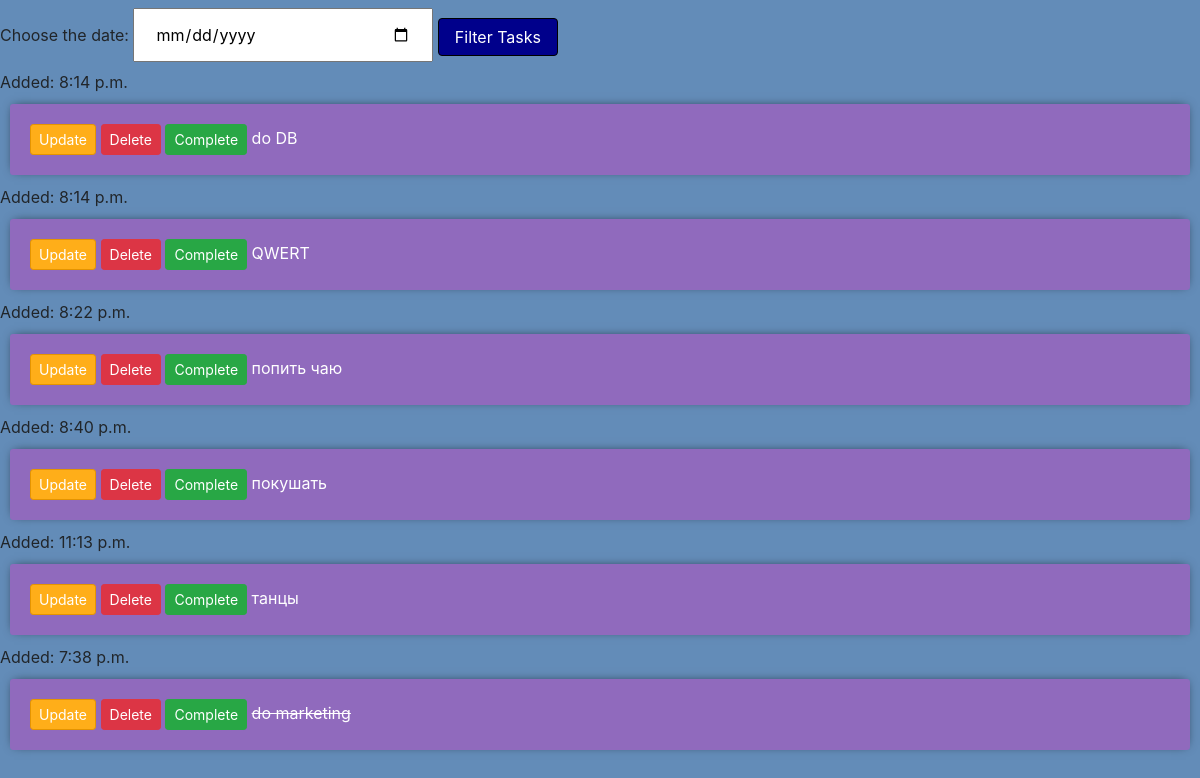
The app's page /day/ (signed in) with its own data.
### tasks/models.py (models this page shows)
class Task(models.Model):
    user = models.ForeignKey(User, on_delete=models.CASCADE, null=True, blank=True)
    title = models.CharField(max_length=150)
    complete = models.BooleanField(default=False)
    created = models.TimeField(auto_now_add=True)
    date = models.DateField(default=timezone.localdate)
    def __str__(self):
        return self.title
    class Meta:
        ordering = ['complete']

### tasks/views.py (the view)
# urls.py: path('day/', views.current_day_tasks, name='list_by_day'),
@login_required(login_url='sign_in')
def current_day_tasks(request):
    date_from_request = request.GET.get('date')
    if date_from_request:
        date = timezone.datetime.strptime(date_from_request, "%Y-%m-%d").date()
        tasks = Task.objects.filter(date=date)
    else:
        tasks = Task.objects.all()
    context = {'tasks': tasks}
    return render(request, 'tasks/list_by_day.html', context)

### tasks/templates/tasks/list_by_day.html (shortened to what this page needs)
<!DOCTYPE html>
<html lang="en">
{% load static %}
<head>
    <link rel="stylesheet" href="https://stackpath.bootstrapcdn.com/bootstrap/4.3.1/css/bootstrap.min.css"
>
    <link rel="stylesheet" href="{% static 'tasks/css/filter.css' %}">
</head>
<body>
    <form method="GET" action="/day/">
    <label for="date">Choose the date:</label>
    <input type="date" id="date" name="date" required>
    <input class="btn btn-info special" type="submit" value="Filter Tasks">
</form>
<div class="todo-list">
        {% for task in tasks %}
        <span>Added: {{task.created}}</span>
        <div class="item-row">
            <a class="btn btn-sm btn-info" href="{% url 'update_task' task.id%}">Update</a>
            <a class="btn btn-sm btn-danger" href="{% url 'delete_task' task.id %}">Delete</a>
            <a class="btn btn-sm btn-success" href="{% url 'complete_task' task.id %}">Complete</a>
            {% if task.complete == True %}
            <s>{{task}}</s>
            {% else %}
            <span>{{task}}</span>
            {% endif %}
        </div>
        {% endfor %}
    </div>
</body>
</html>

### tasks/static/tasks/css/filter.css (style rules this page uses)
body { background-color: #638CB8; }
input { width: 25%; padding: 12px 20px; margin: 8px 0; box-sizing: border-box; }
.item-row { background-color: #906abd; margin: 10px; padding: 20px; border-radius: 3px; color: #ffff; font-size: 16px; box-shadow: 0px -1px 10px -4px rgba(0,0,0,0.75); }
.btn-info { background-color: #ffae19; border-color: #e59400; }
.special { background-color: darkblue; border-color: black; width: 10%; }

### records on screen
Task: created "8:14 p.m.", title "do DB"
Task: created "8:14 p.m.", title "QWERT"
Task: created "8:22 p.m.", title "попить чаю"
Task: created "8:40 p.m.", title "покушать"
Task: created "11:13 p.m.", title "танцы"
Task: created "7:38 p.m.", title "do marketing"
